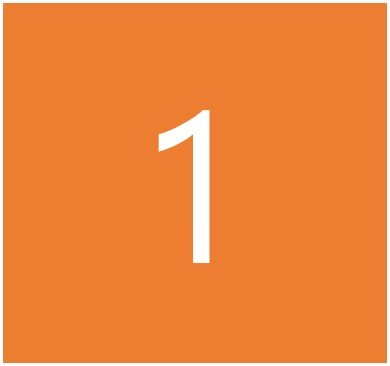
#> input picture OpenCV/03-image/images/one.jpg, 390 x 366 px
$ python 206-1-doubleImage.py
#> lines starting #> are read from the running program, lines starting #| are printed output that depends on the picture
# 1차 공부 예제는 04-GUI에 있음

import cv2
import numpy as np
import os

os.chdir('03-image\\images')
one = cv2.imread("one.jpg")
#> one is the input picture: shape (366, 390, 3); mean B, G, R 59.9, 131.9, 237.4
two = cv2.imread("two.jpg")
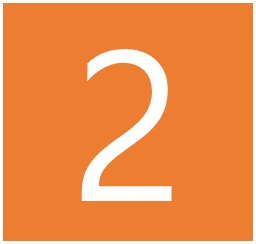
#> input picture OpenCV/03-image/images/two.jpg, 256 x 244 px
#> two is the input picture: shape (244, 256, 3); mean B, G, R 73.7, 140.7, 238.2
three = cv2.imread("three.jpg")
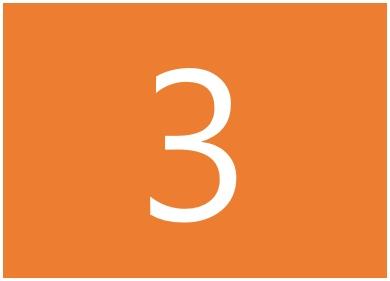
#> input picture OpenCV/03-image/images/three.jpg, 390 x 281 px
#> three is the input picture: shape (281, 390, 3); mean B, G, R 64.9, 135.1, 237.8
four = cv2.imread("four.jpg")
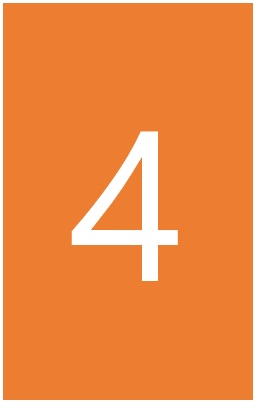
#> input picture OpenCV/03-image/images/four.jpg, 256 x 403 px
#> four is the input picture: shape (403, 256, 3); mean B, G, R 67, 136.4, 237.9

horizontal1 = np.full((50, one.shape[1], 3), [255, 0, 0], dtype=np.uint8)
horizontal2 = np.full((50, two.shape[1], 3), (0, 255, 0), dtype=np.uint8)

left = cv2.vconcat((one, horizontal1, three))
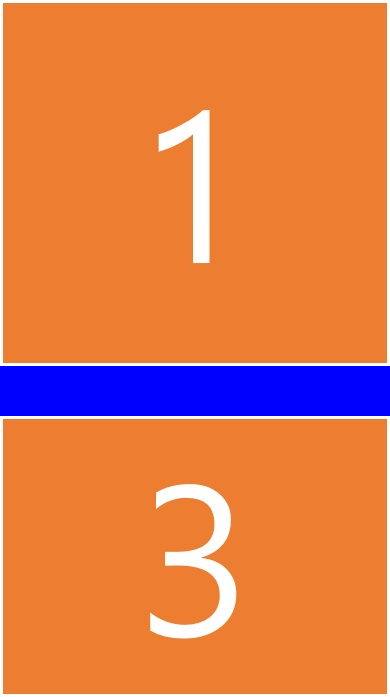
#> left: shape (697, 390, 3); mean B, G, R 75.9, 123.7, 220.5
# left = np.vstack((one, horizontal1, three))
# right = cv2.vconcat((two, horizontal2, four))
right = np.vstack((two, horizontal2, four))
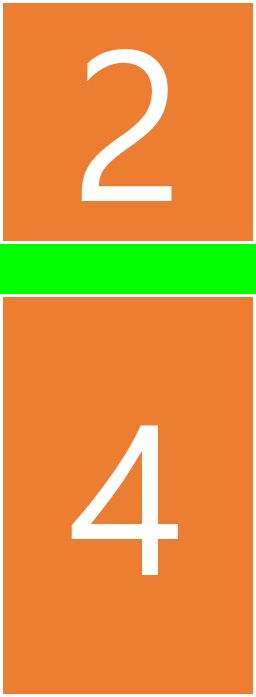
#> right: shape (697, 256, 3); mean B, G, R 64.6, 146.4, 221

vertical = np.full((left.shape[0], 50, 3), 0, dtype=np.uint8)

dst = cv2.hconcat((left, vertical, right))
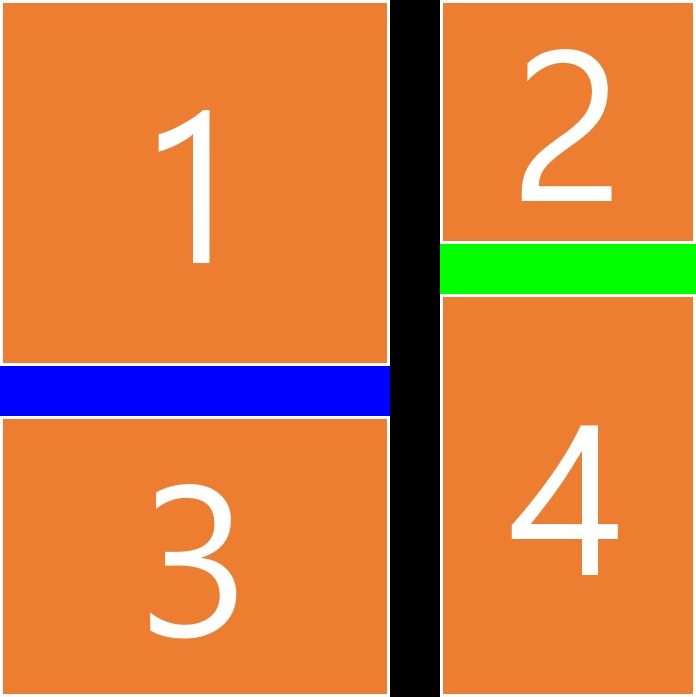
#> dst: shape (697, 696, 3); mean B, G, R 66.3, 123.2, 204.9
# dst = np.hstack((left, vertical, right))
# dst = np.concatenate((left, line, right), axis=1)

cv2.imshow("dst", dst)
cv2.waitKey()
cv2.destroyAllWindows()
